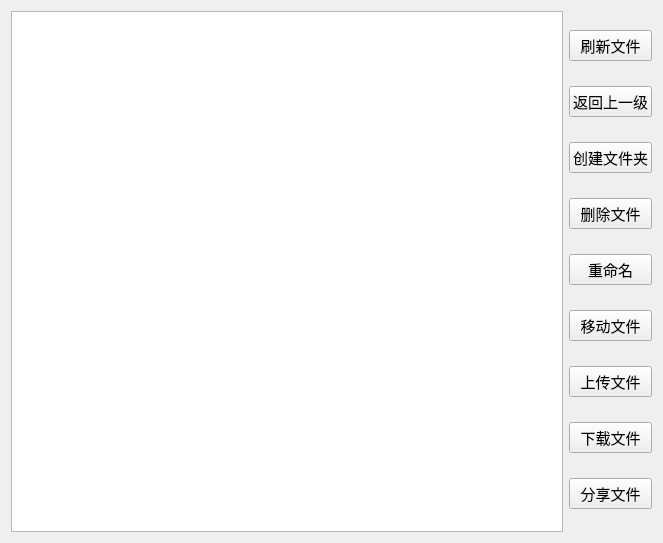
<?xml version="1.0" encoding="UTF-8"?>
<ui version="4.0">
 <class>File</class>
 <widget class="QWidget" name="File">
  <property name="geometry">
   <rect>
    <x>0</x>
    <y>0</y>
    <width>663</width>
    <height>543</height>
   </rect>
  </property>
  <property name="windowTitle">
   <string>Form</string>
  </property>
  <layout class="QHBoxLayout" name="horizontalLayout">
   <item>
    <widget class="QListWidget" name="listWidget"/>
   </item>
   <item>
    <layout class="QVBoxLayout" name="verticalLayout">
     <item>
      <widget class="QPushButton" name="flush_PB">
       <property name="font">
        <font>
         <pointsize>11</pointsize>
        </font>
       </property>
       <property name="text">
        <string>刷新文件</string>
       </property>
      </widget>
     </item>
     <item>
      <widget class="QPushButton" name="return_PB">
       <property name="font">
        <font>
         <pointsize>11</pointsize>
        </font>
       </property>
       <property name="text">
        <string>返回上一级</string>
       </property>
      </widget>
     </item>
     <item>
      <widget class="QPushButton" name="mkdir_PB">
       <property name="font">
        <font>
         <pointsize>11</pointsize>
        </font>
       </property>
       <property name="text">
        <string>创建文件夹</string>
       </property>
      </widget>
     </item>
     <item>
      <widget class="QPushButton" name="del_PB">
       <property name="font">
        <font>
         <pointsize>11</pointsize>
        </font>
       </property>
       <property name="text">
        <string>删除文件</string>
       </property>
      </widget>
     </item>
     <item>
      <widget class="QPushButton" name="rename_PB">
       <property name="font">
        <font>
         <pointsize>11</pointsize>
        </font>
       </property>
       <property name="text">
        <string>重命名</string>
       </property>
      </widget>
     </item>
     <item>
      <widget class="QPushButton" name="move_PB">
       <property name="font">
        <font>
         <pointsize>11</pointsize>
        </font>
       </property>
       <property name="text">
        <string>移动文件</string>
       </property>
      </widget>
     </item>
     <item>
      <widget class="QPushButton" name="upload_PB">
       <property name="font">
        <font>
         <pointsize>11</pointsize>
        </font>
       </property>
       <property name="text">
        <string>上传文件</string>
       </property>
      </widget>
     </item>
     <item>
      <widget class="QPushButton" name="download_PB">
       <property name="font">
        <font>
         <pointsize>11</pointsize>
        </font>
       </property>
       <property name="text">
        <string>下载文件</string>
       </property>
      </widget>
     </item>
     <item>
      <widget class="QPushButton" name="share_PB">
       <property name="font">
        <font>
         <pointsize>11</pointsize>
        </font>
       </property>
       <property name="text">
        <string>分享文件</string>
       </property>
      </widget>
     </item>
    </layout>
   </item>
  </layout>
 </widget>
 <resources/>
 <connections/>
</ui>
